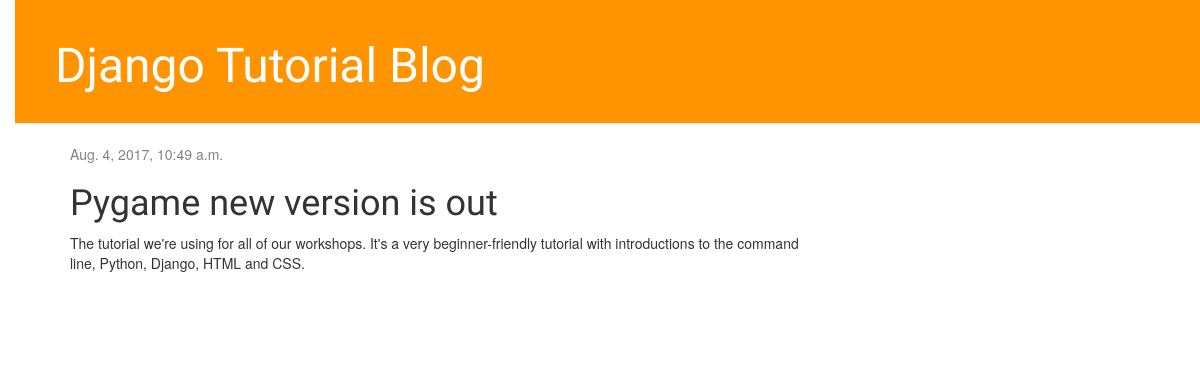
The app's page /post/1/ with its own data.
### blog/models.py (models this page shows, shortened)
class Post(models.Model):
    author = models.ForeignKey('auth.User')
    title = models.CharField(max_length=200)
    text = models.TextField()
    created_date = models.DateTimeField(
            default=timezone.now)
    published_date = models.DateTimeField(
            blank=True, null=True)

### blog/views.py (the view)
# urls.py: url(r'^post/(?P<pk>\d+)/$', views.post_detail, name='post_detail'),
def post_detail(request, pk):
    post = get_object_or_404(Post, pk=pk)
    return render(request, 'blog/post_detail.html', {'post': post})

### blog/templates/blog/post_detail.html (shortened to what this page needs)
{% extends 'blog/base.html' %}
{% block content %}
    <div class="post">
        {% if post.published_date %}
            <div class="date">
                {{ post.published_date }}
            </div>
        {% endif %}
        <h1>{{ post.title }}</h1>
        <p>{{ post.text|linebreaksbr }}</p>
    </div>
{% endblock %}

### blog/static/css/blog.css (style rules this page uses)
body { padding-left: 15px; }
h1, h2, h3, h4 { font-family: 'Lobster', cursive; }
.date { color: #828282; }
.post { margin-bottom: 70px; }

### records on screen
Post: published_date "Aug. 4, 2017, 10:49 a.m.", title "Pygame new version is out", text "The tutorial we're using for all of our workshops. It's a very beginner-friendly tutorial with introductions to the command line, Python, Django, HTML and CSS."
